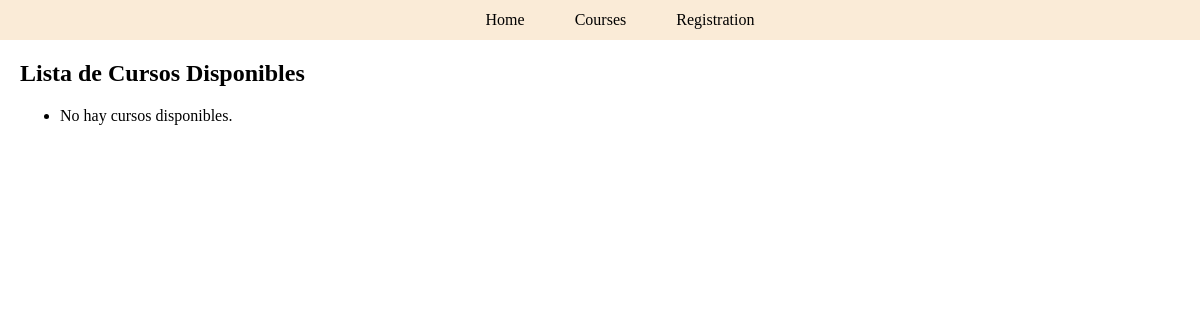
Before: /courses/ with the older database file.
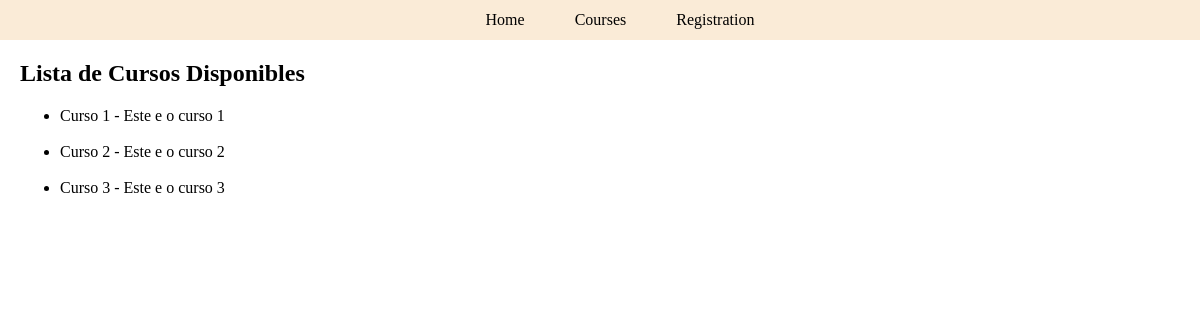
After: the same page with the newer database file.
### courses/models.py (models this page shows)
class Course(models.Model):
 name = models.CharField(max_length=100)
 description = models.CharField(max_length=250)
 image = models.ImageField(upload_to='course_images/')

### courses/views.py (the view)
# urls.py: path('courses/', views.courses, name='courses'),
def courses(request):
    courses = Course.objects.all()
    return render(request, 'courses/courses.html',{'courses':courses})

### courses/templates/courses/courses.html (shortened to what this page needs)
{% extends "courses/base.html" %}
{% load static %}
{% block contenido %}
<section>
    <h1>Lista de Cursos Disponibles</h1>
    <ul>
    {% for course in courses %}
        <li>
            <a href="{% url 'course_detail' pk=course.pk %}">
                {{ course.name }} - {{ course.description}}
            </a>
        </li>
        <br>
    {% empty %}
        <li>No hay cursos disponibles.</li>
    {% endfor %}
    </ul>
</section>
{% endblock %}

### courses/templates/courses/base.html (shortened to what this page needs)
{% load static %}
<!DOCTYPE html>
<html lang="en">
  <head>
    <link rel="stylesheet" href="{% static '/courses/css/style.css' %}">
  </head>
  <body>
    <ul id="nav">
      <li><a href="{% url 'home' %}">Home</a></li>
      <li><a href="{% url 'courses' %}">Courses</a></li>
      <li><a href="{% url 'registration_form' %}">Registration</a></li>
    </ul>
    {% block contenido %}{% endblock %}
  </body>
</html>

### courses/static/courses/css/style.css (style rules this page uses)
body { margin: 0%; }
#nav { margin: 0%; height: 40px; background-color: antiquewhite; list-style: none; display: flex; justify-content: center; align-items: center; gap: 50px; }
a { text-decoration: none; color: inherit; }
section { margin-left: 20px; }

Changed rows visible on the page:
added Course: name "Curso 1", description "Este e o curso 1"
added Course: name "Curso 2", description "Este e o curso 2"
added Course: name "Curso 3", description "Este e o curso 3"
Other visible differences:
text no longer shown: "No hay cursos disponibles."
